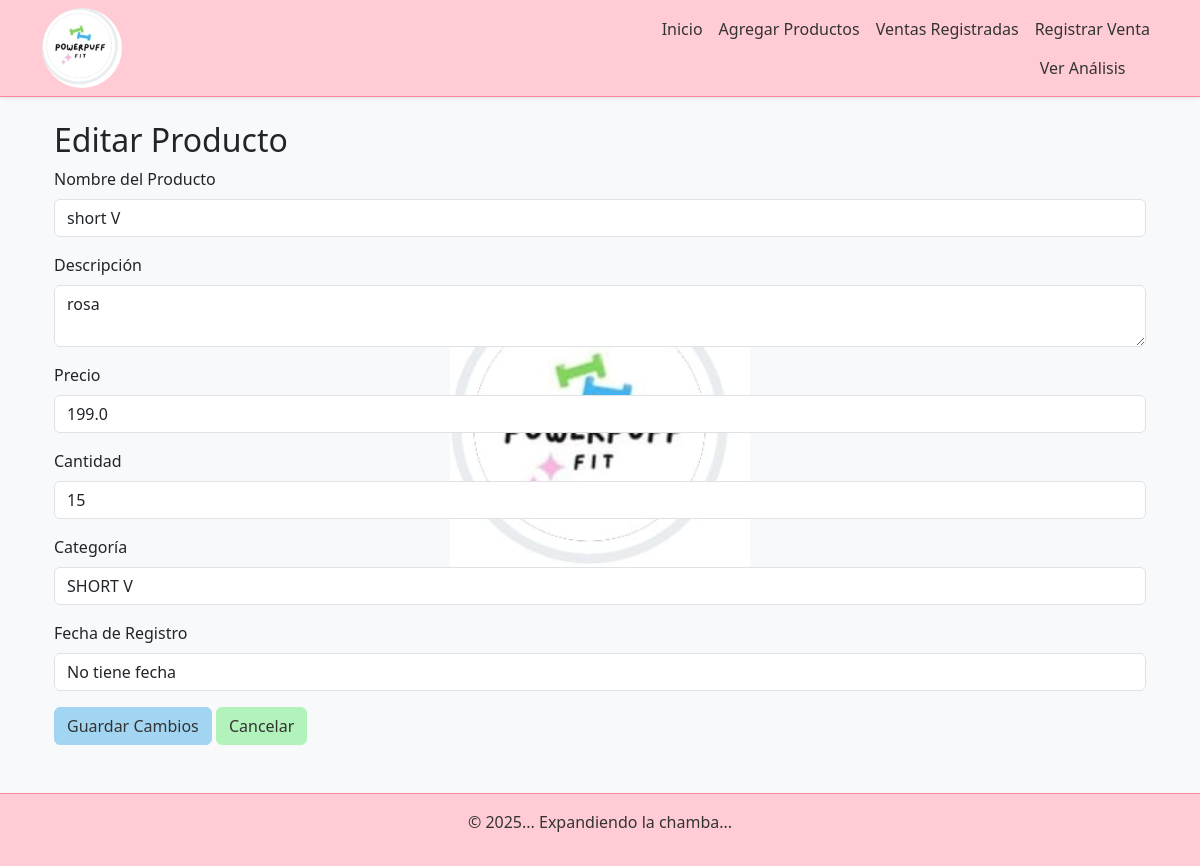
Before: /producto/editar/8 with the older database file.
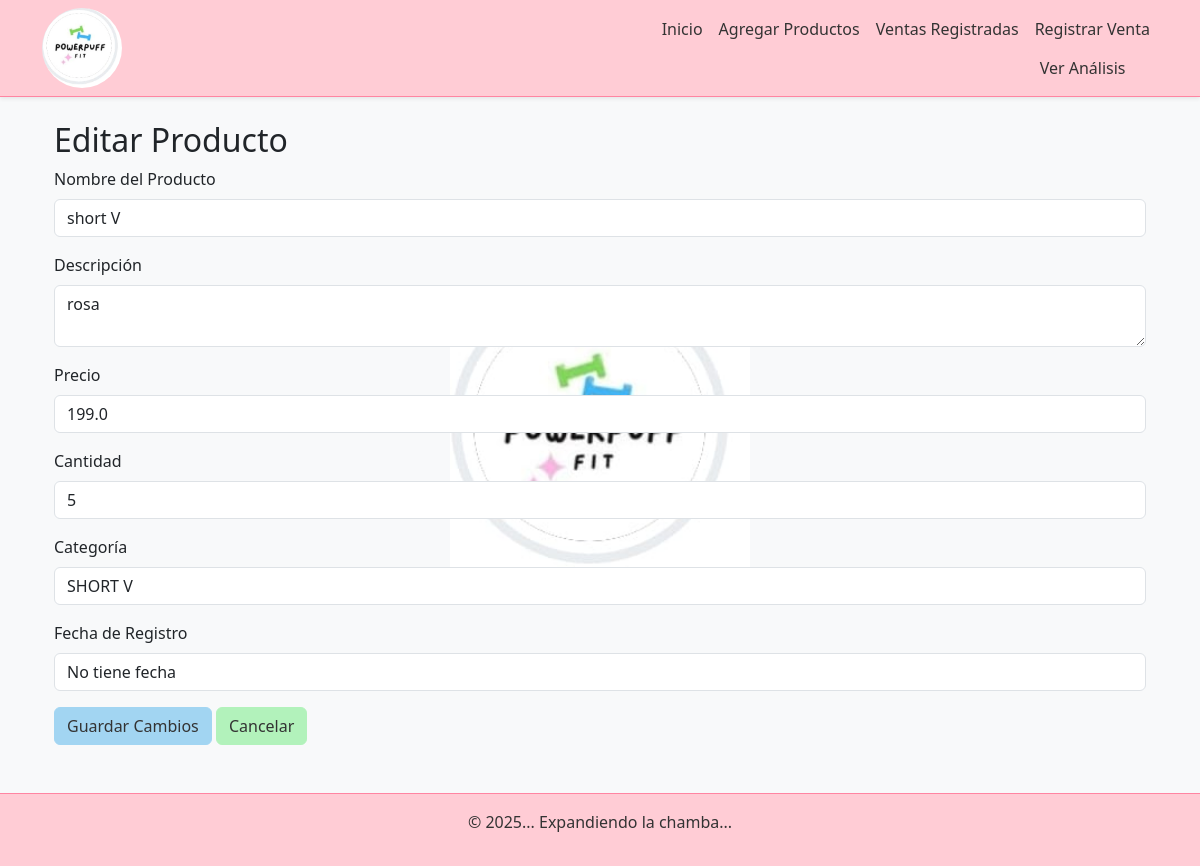
After: the same page with the newer database file.
### app/models.py (models this page shows, shortened)
class Producto(db.Model):
    __tablename__ = 'producto'
    id = db.Column(db.Integer, primary_key=True)
    nombre = db.Column(db.String(100), nullable=False)
    descripcion = db.Column(db.String(200))
    precio = db.Column(db.Float, nullable=False)
    cantidad = db.Column(db.Integer, nullable=False)
    categoria = db.Column(db.String(50), nullable=False)
    activo = db.Column(db.Boolean, default=True)
    fecha_registro = db.Column(db.DateTime, default=datetime.utcnow)
    movimientos = db.relationship('MovimientoInventario', back_populates='producto', cascade="all, delete-orphan")
    ventas = db.relationship('VentaProducto', back_populates='producto', cascade="all, delete-orphan")  # <-- Agregar esta línea

### app/routes.py (the view, shortened to what this page needs)
@routes.route('/producto/editar/<int:id>', methods=['GET', 'POST'])
def editar_producto(id):
    producto = Producto.query.get_or_404(id)
    return render_template('editar_producto.html', producto=producto, categorias=CATEGORIAS_PREDETERMINADAS)

### app/templates/editar_producto.html
{% extends "base.html" %}
{% block content %}
<div class="container mt-4">
    <h2>Editar Producto</h2>
    <form action="{{ url_for('routes.editar_producto', id=producto.id) }}" method="POST">
        <div class="mb-3">
            <label for="nombre" class="form-label">Nombre del Producto</label>
            <input type="text" class="form-control" id="nombre" name="nombre" value="{{ producto.nombre }}" required>
        </div>
        <div class="mb-3">
            <label for="descripcion" class="form-label">Descripción</label>
            <textarea class="form-control" id="descripcion" name="descripcion">{{ producto.descripcion }}</textarea>
        </div>
        <div class="mb-3">
            <label for="precio" class="form-label">Precio</label>
            <input type="number" class="form-control" id="precio" name="precio" value="{{ producto.precio }}" step="0.01" required>
        </div>
        <div class="mb-3">
            <label for="cantidad" class="form-label">Cantidad</label>
            <input type="number" class="form-control" id="cantidad" name="cantidad" value="{{ producto.cantidad }}" required>
        </div>
        <div class="mb-3">
            <label for="categoria" class="form-label">Categoría</label>
            <input type="text" class="form-control" id="categoria" name="categoria" value="{{ producto.categoria }}">
        </div>
        <div class="mb-3">
            <label for="fecha_registro" class="form-label">Fecha de Registro</label>
            <input type="text" class="form-control" id="fecha_registro"
                   value="{% if producto.fecha_registro %}{{ producto.fecha_registro.strftime('%Y-%m-%d %H:%M') }}{% else %}No tiene fecha{% endif %}"
                   readonly>
        </div>
        <div class="d-grid gap-2 d-md-block">
            <button type="submit" class="btn btn-primary">Guardar Cambios</button>
            <a href="{{ url_for('routes.index') }}" class="btn btn-secondary">Cancelar</a>
        </div>
    </form>
</div>
{% endblock %}

Changed rows visible on the page:
changed Producto "short V": cantidad "15" → "5"
